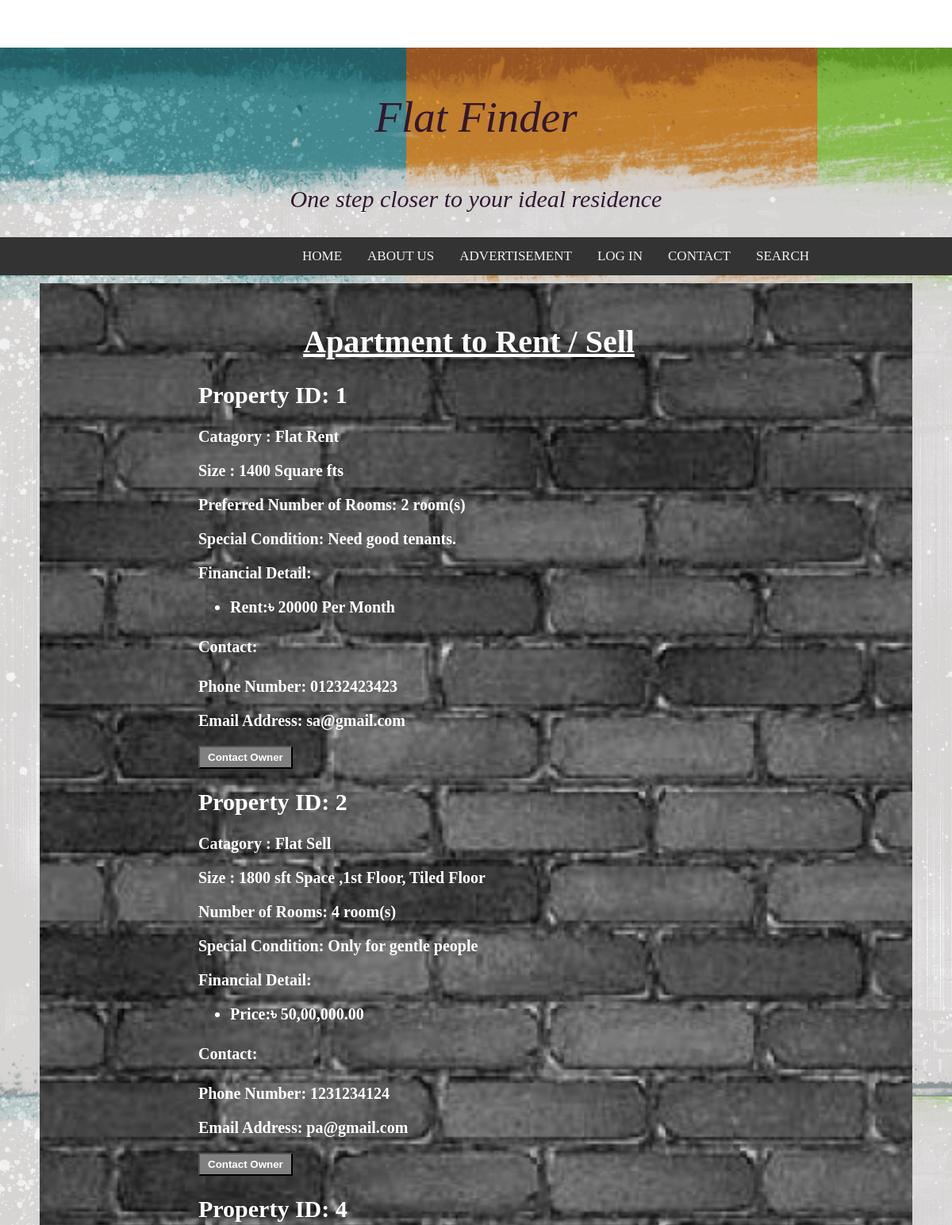
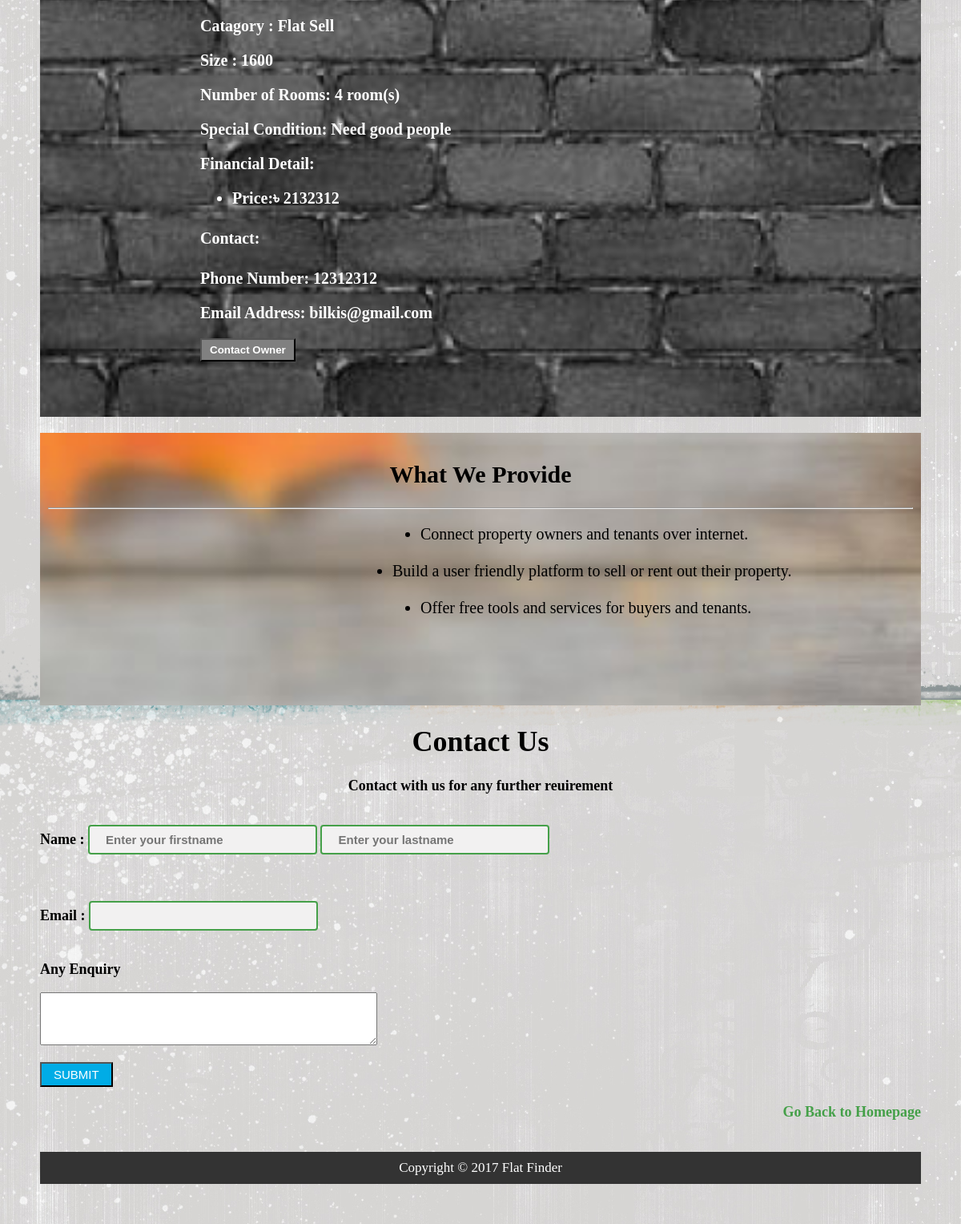
Page /ApartmentRent.php (signed in) on the committed database (2 pictures, top to bottom).
### tables this page shows
CREATE TABLE `owner` (
  `O_ID` int(30) NOT NULL,
  `Catagory` varchar(20) NOT NULL,
  `Size` varchar(200) NOT NULL,
  `Rent` varchar(100) NOT NULL,
  `NOR` varchar(200) NOT NULL,
  `Phone` varchar(20) NOT NULL,
  `Email` varchar(30) NOT NULL,
  `SP_Condition` varchar(400) NOT NULL
);

### ApartmentRent.php (the view, shortened to what this page needs)
<?php
          echo "<p style='text-align: right;color: white'>";
          echo "<a href='logout.php' style='color: white'> Logout</a> ";
          echo "</p>";
?>
<?php
include_once("config.php");
$result1 = "SELECT *
    FROM owner O
    WHERE O.Catagory = 'Flat Rent'
    ORDER BY O_ID ASC";
$result1 = mysqli_query($conn, $result1);
$result2 = "SELECT *
    FROM owner O
    WHERE O.Catagory = 'Flat Sell'
    ORDER BY O_ID ASC";
$result2 = mysqli_query($conn, $result2);
?>
<!DOCTYPE html>
<html>
<head>
	<link rel="stylesheet" type="text/css" href="test2.css">
</head>
<body>
	<div class="header">
  <p id="title">Flat Finder</p>
  <p id="subtitle">One step closer to your ideal residence</p>
</div>
<div id="navbar">
               <a href="home.php">HOME</a>
                <a href="aboutUs.php">ABOUT US </a>
                <a href="ApartmentRent.php">ADVERTISEMENT</a>
                <a href="login.php">LOG IN</a>
                <a href="reportAdmin.php">CONTACT</a>
                <a href="search.php">SEARCH</a>
</div>
<div class="content">
	<div class="parallax"; >
		<div id="written">
	<br>
	<h1 style="text-align: center;text-decoration: underline;">Apartment to Rent / Sell </h1>
<?php
  while($res1 = mysqli_fetch_array($result1)) {
		echo "<h2 style='margin-left: 200px;'> Property ID:  ".$res1['O_ID']. "</h2>";
		echo "<p class='size'>Catagory :  ".$res1['Catagory']. "</p>";
    echo "<p class='size'>Size : ".$res1['Size']."</p>";
    echo "<p class='size'>Preferred Number of Rooms: " .$res1['NOR']. " room(s)</p>";
  	echo "<p class='size'>Special Condition: ".$res1['SP_Condition']."</p>";
    echo "<p class='size'>Financial Detail:</p>";
  	echo "<ul class='non-list'>";
  	echo "<li>Rent:&#2547; " .$res1['Rent']. " Per Month </li> ";
		echo "</ul>";
    echo "<h4 class='size'>Contact: </h4>";
    echo "<p class='size'>Phone Number: " .$res1['Phone']."</p>";
    echo "<p class='size'>Email Address: " .$res1['Email']."</p>";
    echo "<a href='sendMessage.php'><button style='margin-left: 200px;background-color: gray;color:white;padding:5px 10px;font-weight: bold'>Contact Owner </button></a><br> ";
    }
  ?>
  <?php
  while($res2 = mysqli_fetch_array($result2)) {
    echo "<h2 style='margin-left: 200px;'> Property ID:  ".$res2['O_ID']. "</h2>";
    echo "<p class='size'>Catagory :  ".$res2['Catagory']. "</p>";
    echo "<p class='size'>Size : ".$res2['Size']."</p>";
    echo "<p class='size'>Number of Rooms: " .$res2['NOR']. " room(s)</p>";
    echo "<p class='size'>Special Condition: ".$res2['SP_Condition']."</p>";
    echo "<p class='size'>Financial Detail:</p>";
    echo "<ul class='non-list'>";
    echo "<li>Price:&#2547; " .$res2['Rent']. "</li> ";
    echo "</ul>";
    echo "<h4 class='size'>Contact: </h4>";
    echo "<p class='size'>Phone Number: " .$res2['Phone']."</p>";
    echo "<p class='size'>Email Address: " .$res2['Email']."</p>";
    echo "<a href='sendMessage.php'><button style='margin-left: 200px;background-color: gray;color:white;padding:5px 10px;font-weight: bold'>Contact Owner </button></a><br> ";
    }
  ?>
<br>
  <br> <br>	</div>
</div>
<div id="pro" style="background-image: url(pro.jpg);height:320px;font-size:20px;margin-top:20px;"">
	<h2 style="text-align: center">What We Provide </h2>
		<hr>
			<ul>
  				<li style="margin-left: 225px ">Connect property owners and tenants over internet.</li><br>
				<li style="margin-left: 190px ">Build a user friendly platform to sell or rent out their property.</li><br>
				<li style="margin-left: 225px ">Offer free tools and services for buyers and tenants.</li> <br>
			</ul>
	</div>
<div id="contact"> <form>
	<h1 style="text-align: center">Contact Us </h1>
	<p style="text-align: center"> Contact with us for any further reuirement </p>
	<p> Name :
      <input type="text" name="fname" placeholder="Enter your firstname" required>
      <input type="text" name="lname" placeholder="Enter your lastname" required> </p>
     <p> Email : <input type="text" name="email" > </p>
     	<p>Any Enquiry </p>
      <textarea rows="4" cols="50" required> </textarea><br><br>
      <input type="button" name="submit" value="SUBMIT" style="background-color:#00ace6;color:white;padding:5px 15px;font-size:15px;""> <br> <br>
      <a href="home.html"><span>Go Back to Homepage</span> </a>  <br> <br>
</div>
    <div class="fixed-footer">
        <div class="container">Copyright &copy; 2017 Flat Finder</div>
    </div>
</div>
</body>
</html>

### test2.css (style rules this page uses)
body { margin: 0; font-size: 18px; }
.header { background-color: #ffffff; padding: 1px; text-align: center; font-family: Brush Script MT, Brush Script Std, cursive; font-style: oblique; color: #321730; background-image: url("header.jpg"); }
#title { font-size: 55px; }
#subtitle { font-size: 30px; }
#navbar { overflow: hidden; background-color: #333; padding-left: 365px; }
#navbar a { display: block; color: #f2f2f2; text-align: center; padding: 14px 16px; text-decoration: none; float: left; font-size: 17px; }
.content { padding: 50px; padding-top: 10px; background-image: url("test1.jpg"); }
.fixed-footer { width: 100%; background: #333; color: #fff; bottom: 0; padding: 10px 0; font-size: 17px; text-align: center; }
.container { width: 100%; margin: 0 auto; }

### ApartmentRent.php (style rules this page uses)
ul { margin-left:200px; }
.size { margin-left:200px; }
input[type=text], select { width: 26%; padding: 08px 20px; margin: 20px 0; display: inline-block; border: 2px solid #810208; border-radius: 4px; box-sizing: border-box; font-weight: bold; font-size: 15px; border-color:#45a049; }
input[type=text],option { color:black; background-color: #f2f1f1; }
#written { margin-right: 18px; }
#pro { font-size: 15px;padding: 10px;margin-top: 10px; height: auto; background-attachment: fixed; background-position: center; background-repeat: no-repeat; background-size: cover; }
.parallax { height: auto; background-attachment: fixed; background-position: center; background-repeat: no-repeat; background-size: cover; background-image: url("rent.jpg"); color:white; font-size:20px; font-weight: bold; }
form { font-weight: bold; }
span { float: right;text-decoration: none;color:#45a049;; }

### rows in the picture
owner: O_ID "1", Catagory "Flat Rent", Size "1400 Square fts", NOR "2", SP_Condition "Need good tenants.", Rent "20000", Phone "01232423423", Email "sa@gmail.com"
owner: O_ID "2", Catagory "Flat Sell", Size "1800 sft Space ,1st Floor, Tiled Floor", NOR "4", SP_Condition "Only for gentle people", Rent "50,00,000.00", Phone "1231234124", Email "pa@gmail.com"
owner: O_ID "4", Catagory "Flat Sell", Size "1600", NOR "4", SP_Condition "Need good people", Rent "2132312", Phone "12312312", Email "bilkis@gmail.com"
